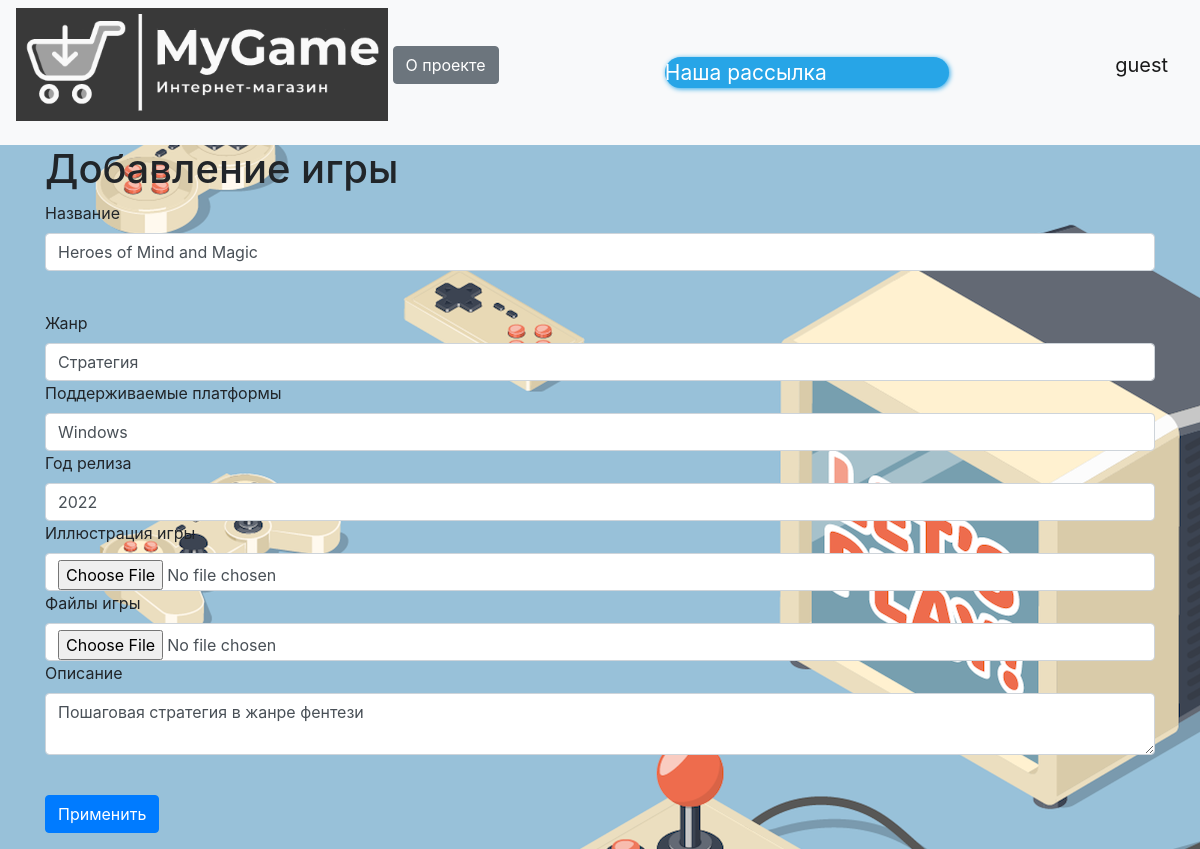
Screenshot of /games/4 (signed in) with the database file from the repository.
### data/users.py (models this page shows, shortened)
class User(SqlAlchemyBase, UserMixin):
    __tablename__ = 'users'
    id = sqlalchemy.Column(sqlalchemy.Integer,
                           primary_key=True, autoincrement=True)
    name = sqlalchemy.Column(sqlalchemy.String, nullable=True)
    type_of_user = sqlalchemy.Column(sqlalchemy.Integer,
                                sqlalchemy.ForeignKey("types_of_users.id"))
    email = sqlalchemy.Column(sqlalchemy.String,
                              index=True, unique=True, nullable=True)
    hashed_password = sqlalchemy.Column(sqlalchemy.String, nullable=True)
    created_date = sqlalchemy.Column(sqlalchemy.DateTime,
                                     default=datetime.datetime.now)
    games = orm.relation("Games", back_populates='user')

### data/games.py (models this page shows, shortened)
class Games(SqlAlchemyBase):
    __tablename__ = 'games'
    id = sqlalchemy.Column(sqlalchemy.Integer,
                           primary_key=True, autoincrement=True)
    title = sqlalchemy.Column(sqlalchemy.String, nullable=True)
    picture = sqlalchemy.Column(sqlalchemy.String, nullable=True)
    genre = sqlalchemy.Column(sqlalchemy.String, nullable=True)
    content = sqlalchemy.Column(sqlalchemy.String, nullable=True)
    added_date = sqlalchemy.Column(sqlalchemy.DateTime,
                                   default=datetime.datetime.now, nullable=True)
    created_date = sqlalchemy.Column(sqlalchemy.Integer)
    platform = sqlalchemy.Column(sqlalchemy.String, nullable=True)
    archive = sqlalchemy.Column(sqlalchemy.String, nullable=True)
    user_id = sqlalchemy.Column(sqlalchemy.Integer,
                                sqlalchemy.ForeignKey("users.id"))
    user = orm.relation('User')

### main.py (the view)
@app.route("/games/<name>", methods=['GET', 'POST'])
def game(name):
    db_sess = db_session.create_session()
    form = LeaveAComment()
    if request.method == 'GET':
        db_sess = db_session.create_session()
        game = db_sess.query(Games).filter(Games.title == name).one()
        comments = db_sess.query(Comments).filter(Comments.game_id == game.id).all()
        comments_lst = []
        for comment in comments:
            comments_lst += [[comment.content, db_sess.query(User).filter(User.id == int(comment.user_id)).one()]]
        print(comments_lst)
        try:
            return render_template("game.html", params=game, form=form, comments=comments_lst)
        except Exception as e:
            print(e)
            return abort(404)
    elif request.method == 'POST':
        db_sess = db_session.create_session()
        game = db_sess.query(Games).filter(Games.title == name).one()
        if form.is_submitted():
            if not current_user.is_authenticated:
                return redirect("/register")
            comment = Comments()
            comment.user_id = current_user.id
            comment.game_id = game.id
            comment.content = form.content.data
            db_sess.add(comment)
            db_sess.commit()
        comments = db_sess.query(Comments).filter(Comments.game_id == game.id).all()
        comments_lst = []
        for comment in comments:
            comments_lst += [[comment.content, db_sess.query(User).filter(User.id == int(comment.user_id)).one()]]
        print(comments_lst)
        return render_template("game.html", params=game, form=form, comments=comments_lst)

### forms/games.py
class GameAddForm(FlaskForm):
    title = StringField('Название', validators=[DataRequired()])
    picture = FileField('Иллюстрация игры')
    genre = StringField('Жанр', validators=[DataRequired()])
    content = TextAreaField("Описание")
    archive = FileField('Файлы игры')
    platform = StringField('Поддерживаемые платформы', validators=[DataRequired()])
    created_date = StringField("Год релиза", validators=[DataRequired()])
    submit = SubmitField('Применить')

### data/db_session.py (called while the page is built)
def create_session() -> Session:
    global __factory
    return __factory()

### main.py (called while the page is built, shortened)
@login_manager.user_loader
def load_user(user_id):
    db_sess = db_session.create_session()
    return db_sess.query(User).get(user_id)

@app.route('/games/<int:id>', methods=['GET', 'POST'])
@login_required
def edit_games(id):
    form = GameAddForm()
    if request.method == "GET":
        db_sess = db_session.create_session()
        game = db_sess.query(Games).filter(Games.id == id).first()
        if game:
            form.title.data = game.title
            form.content.data = game.content
            form.genre.data = game.genre
            form.platform.data = game.platform
            form.created_date.data = game.created_date
        else:
            abort(404)
    return render_template('games.html',
                           title='Редактирование игры',
                           form=form
                           )

### templates/games.html (shortened to what this page needs)
{% extends "base.html" %}
{% block content %}
<h1>Добавление игры</h1>
<form action="" method="post" enctype="multipart/form-data" >
    <p>
        {{ form.title.label }}<br>
        {{ form.title(class="form-control") }}<br>
    </p>
    {{form.genre.label}}
    {{form.genre(class="form-control")}}
    {{form.platform.label}}
    {{form.platform(class="form-control")}}
    {{form.created_date.label}}
    {{form.created_date(class="form-control")}}
    {{form.picture.label}}
    {{form.picture(class="form-control")}}
    {{form.archive.label}}
    {{form.archive(class="form-control")}}
    <p>
        {{ form.content.label }}<br>
        {{ form.content(class="form-control") }}<br>
    </p>
    <p>{{ form.submit(type="submit", class="btn btn-primary") }}</p>
</form>
{% endblock %}

### templates/base.html (shortened to what this page needs)
<!doctype html>
<html lang="en">
<head>
    <link rel="stylesheet"
          href="https://stackpath.bootstrapcdn.com/bootstrap/4.4.1/css/bootstrap.min.css"
>
</head>
<body>
<header>
    <nav class="navbar navbar-light bg-light">
        <p>
            <a href="/">
            <img  height="113" width="372" src="/static/img/site.png" >
            </a>
            <a href="/about_us" class="btn btn-secondary">О проекте</a>
        </p>
        <a href="https://t.me/mailer_MyGameBot" target="_blank"
           class="telegramim_button telegramim_shadow telegramim_pulse"
           style="font-size:21px;width:284px;background:#27a5e7;box-shadow:1px 1px 5px #27a5e7;color:#ffffff;border-radius:27px;"
           title="Наша рассылка"> Наша рассылка</a>
        {% if current_user.is_authenticated %}
        <p>
            <a href="/logout" class="navbar-brand">{{ current_user.name }}</a>
        </p>
        {% else %}
        <p>
            <a class="btn btn-primary " href="/register">Зарегистрироваться</a>
            <a class="btn btn-success" href="/login">Войти</a>
        </p>
        {% endif %}
    </nav>
</header>
<main role="main" class="container">
    {% block content %}{% endblock %}
</main>
</body>
</html>

### templates/base.html (style rules this page uses)
body { background: url(static/img/background.png) }

### rows the page displays
User: name "guest"
Games: title "Heroes of Mind and Magic", genre "Стратегия", platform "Windows", created_date "2022", content "Пошаговая стратегия в жанре фентези"
